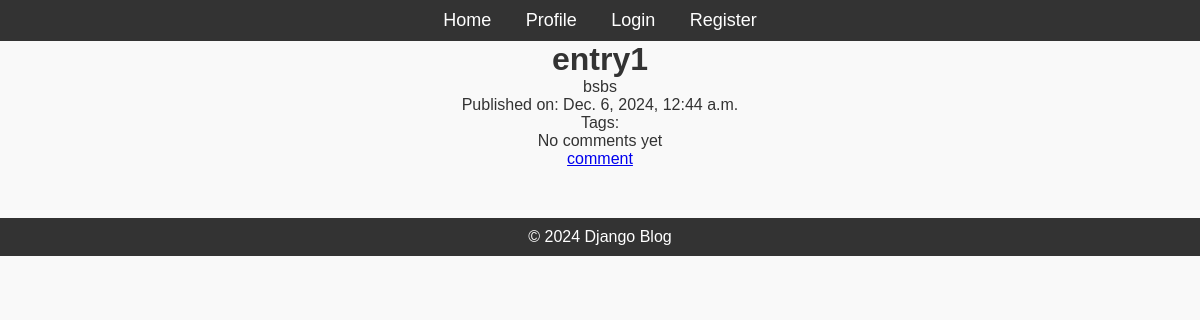
The page /post_list/3/ on the database its author committed.
### blog/models.py (models this page shows)
class Post(models.Model):
    title = models.CharField(max_length=200)
    content = models.TextField()
    published_date = models.DateTimeField(auto_now_add=True)
    author = models.ForeignKey(User, on_delete=models.CASCADE, related_name='posts')
    tag = TaggableManager()

### blog/views.py (the view)
# urls.py: path('post_list/<int:pk>/', DetailView.as_view(), name='post_detail'),
class DetailView(DetailView):
    model = Post
    template_name = 'blog/post_details.html'
    context_object_name = 'post'
    def get_queryset(self):
        return Post.objects.filter(id = self.kwargs['pk'])

### blog/templates/blog/post_details.html (shortened to what this page needs)
{% extends 'blog/base.html' %}{% block title%} {{post.title}} {% endblock %}
{%load static %}
{% block content %}
<h1>{{ post.title }}</h1>
<p>{{ post.content }}</p>
<p>Published on: {{ post.published_date }}</p>
<p>Tags:
</p>
{%for comment in post.comments.all%}
<ul>
    <p> {{comment.author}} : {{comment.content}} </p>
</ul>
{%empty%}
<p>No comments yet</p>
{%endfor%}
<a href="{% url 'create_comment' post.pk %}"> comment</a>
{% endblock %}

### blog/static/css/styles.css (style rules this page uses)
* { margin: 0; padding: 0; box-sizing: border-box; }
body { font-family: Arial, sans-serif; background-color: #f9f9f9; color: #333; }

### rows shown on the page
Post: title "entry1", content "bsbs", published_date "Dec. 6, 2024, 12:44 a.m."
